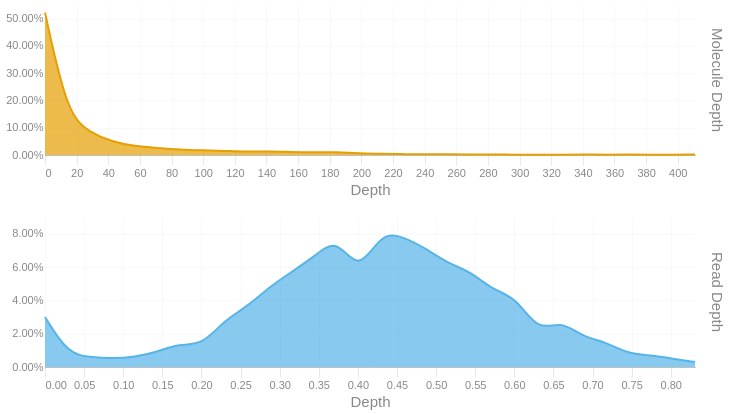

Notebook cell for this chart:
### Code cell
readdep = depth_hist(tb['Read Depth'], q99, 3)
readdep = readdep.with_columns(pl.lit('Read Depth').alias('Metric'))
if not SKIPLR:
    moldep = depth_hist(tb['Molecule Depth'], mol_q99, 1)
    moldep = moldep.with_columns(pl.lit('Molecule Depth').alias('Metric'))
    _hist = pl.concat([readdep, moldep])
    _hist = _hist.filter(pl.col('Proportion') != 0)
    with SafeRender(_hist):
        (
            alt.Chart(_hist)        
            .mark_area(interpolate = "basis")
            .encode(
                x=alt.X('Bin:Q').scale(domainMin=0).axis(alt.Axis(title='Depth')),
                y = alt.Y('Proportion:Q', title = None).axis(format = '.2%'),
                color = alt.Color('Metric:N').legend(None),
                row = alt.Row("Metric:N").header(title = None, labelOrient = 'right'),
                tooltip = [
                    alt.Tooltip("Metric:N", title = "Metric"),
                    alt.Tooltip('Interval:N', title = "Depth Interval"),
                    alt.Tooltip('Proportion:Q', title = "% Alignments").format('.2%')
                ]
            )
            .resolve_scale(x='independent', y='independent')
            .properties(
                height = 150, width = 650,
                usermeta={'embedOptions': {'downloadFileName': f'{samplename}.depth.hist'}}
            )
        ).display()
else:
    readdep = readdep.filter(pl.col('Proportion') != 0)
    with SafeRender(readdep):
        (
            alt.Chart(readdep)        
            .mark_area(interpolate = "basis")
            .encode(
                x=alt.X('Bin:Q').scale(domainMin=0).axis(alt.Axis(title='Depth')),
                y = alt.Y('Proportion:Q', title = None).axis(format = '.2%'),
                tooltip = [
                    alt.Tooltip('Interval:N', title = "Depth Interval"),
                    alt.Tooltip('Proportion:Q', title = "% Alignments").format('.2%')
                ]
            )
            .properties(
                usermeta={'embedOptions': {'downloadFileName': f'{samplename}.depth.hist'}}
            )
        ).display()

### Figure 1 — Vega-Lite specification as saved in the notebook (floating-point values rounded to 4 significant figures)
{"width": 650, "height": 150, "config": {"title": {"anchor": "start", "dy": -15, "fontSize": 18, "color": "#888888", "subtitleColor": "#888888", "subtitleFontSize": 14}, "arc": {"fill": "#0072B2"}, "axis": {"domainColor": "#888888", "domainWidth": 0.5, "gridWidth": 0.2, "grid": false, "titleFontWeight": 400, "titleFontSize": 15, "labelFontSize": 11, "labelColor": "#888888", "tickColor": "#888888", "tickWidth": 0.2, "titleColor": "#888888"}, "axisBand": {"grid": false}, "axisX": {"grid": true, "tickSize": 10, "domainCap": "round"}, "axisY": {"domain": false, "grid": true, "tickSize": 0, "domainCap": "round"}, "background": "transparent", "header": {"labelFontSize": 15, "labelColor": "#888888", "titleFontSize": 15, "titleFontWeight": 600, "titleColor": "#888888"}, "legend": {"labelFont": "sans-serif", "labelFontSize": 12, "labelColor": "#888888", "symbolSize": 100, "symbolType": "circle", "titleFontSize": 12, "titlePadding": 10, "titleColor": "#888888", "title": null}, "range": {"category": ["#E69F00", "#56B4E9", "#009E73", "#F0E442", "#0072B2", "#D55E00", "#CC79A7", "#000000"], "diverging": ["#cfe8f3", "#a2d4ec", "#73bfe2", "#46abdb", "#1696d2", "#12719e"]}, "area": {"fill": "#0072B2", "fillOpacity": 0.7, "line": true, "strokeOpacity": 0.7}, "line": {"color": "#0072B2", "stroke": "#0072B2", "strokeWidth": 2}, "trail": {"color": "#0072B2", "stroke": "#0072B2", "strokeWidth": 0, "size": 1}, "point": {"filled": true, "fillOpacity": 1.0, "size": 95}, "text": {"color": "#888888", "fontSize": 11, "align": "right", "fontWeight": 400, "size": 11}, "bar": {"fill": "#0072B2", "stroke": null}, "view": {"stroke": null, "continuousWidth": 660, "continuousHeight": 400}}, "data": {"name": "data-c1b2680932e7212368171d68925762b7"}, "mark": {"type": "area", "interpolate": "basis"}, "encoding": {"color": {"field": "Metric", "legend": null, "type": "nominal"}, "row": {"field": "Metric", "header": {"title": null, "labelOrient": "right"}, "type": "nominal"}, "tooltip": [{"field": "Metric", "title": "Metric", "type": "nominal"}, {"field": "Interval", "title": "Depth Interval", "type": "nominal"}, {"field": "Proportion", "format": ".2%", "title": "% Alignments", "type": "quantitative"}], "x": {"axis": {"title": "Depth"}, "field": "Bin", "scale": {"domainMin": 0}, "type": "quantitative"}, "y": {"axis": {"format": ".2%"}, "field": "Proportion", "title": null, "type": "quantitative"}}, "resolve": {"scale": {"x": "independent", "y": "independent"}}, "usermeta": {"embedOptions": {"downloadFileName": "S1_Musquodoboit_017.depth.hist"}}, "$schema": "https://vega.github.io/schema/vega-lite/v6.1.0.json", "datasets": {"data-c1b2680932e7212368171d68925762b7": [{"Bin": 0.0, "Interval": "0.0-0.029", "Proportion": 0.03, "Metric": "Read Depth"}, {"Bin": 0.029, "Interval": "0.029-0.057", "Proportion": 0.008, "Metric": "Read Depth"}, {"Bin": 0.057, "Interval": "0.057-0.086", "Proportion": 0.006, "Metric": "Read Depth"}, {"Bin": 0.086, "Interval": "0.086-0.115", "Proportion": 0.005, "Metric": "Read Depth"}, {"Bin": 0.115, "Interval": "0.115-0.143", "Proportion": 0.006, "Metric": "Read Depth"}, {"Bin": 0.143, "Interval": "0.143-0.172", "Proportion": 0.009, "Metric": "Read Depth"}, {"Bin": 0.172, "Interval": "0.172-0.201", "Proportion": 0.014, "Metric": "Read Depth"}, {"Bin": 0.201, "Interval": "0.201-0.229", "Proportion": 0.013, "Metric": "Read Depth"}, {"Bin": 0.229, "Interval": "0.229-0.258", "Proportion": 0.028, "Metric": "Read Depth"}, {"Bin": 0.258, "Interval": "0.258-0.287", "Proportion": 0.036, "Metric": "Read Depth"}, {"Bin": 0.287, "Interval": "0.287-0.315", "Proportion": 0.048, "Metric": "Read Depth"}, {"Bin": 0.315, "Interval": "0.315-0.344", "Proportion": 0.057, "Metric": "Read Depth"}, {"Bin": 0.344, "Interval": "0.344-0.373", "Proportion": 0.066, "Metric": "Read Depth"}, {"Bin": 0.373, "Interval": "0.373-0.401", "Proportion": 0.078, "Metric": "Read Depth"}, {"Bin": 0.401, "Interval": "0.401-0.43", "Proportion": 0.056, "Metric": "Read Depth"}, {"Bin": 0.43, "Interval": "0.43-0.459", "Proportion": 0.081, "Metric": "Read Depth"}, {"Bin": 0.459, "Interval": "0.459-0.487", "Proportion": 0.078, "Metric": "Read Depth"}, {"Bin": 0.487, "Interval": "0.487-0.516", "Proportion": 0.071, "Metric": "Read Depth"}, {"Bin": 0.516, "Interval": "0.516-0.545", "Proportion": 0.062, "Metric": "Read Depth"}, {"Bin": 0.545, "Interval": "0.545-0.573", "Proportion": 0.057, "Metric": "Read Depth"}, {"Bin": 0.573, "Interval": "0.573-0.602", "Proportion": 0.046, "Metric": "Read Depth"}, {"Bin": 0.602, "Interval": "0.602-0.631", "Proportion": 0.042, "Metric": "Read Depth"}, {"Bin": 0.631, "Interval": "0.631-0.659", "Proportion": 0.021, "Metric": "Read Depth"}, {"Bin": 0.659, "Interval": "0.659-0.688", "Proportion": 0.028, "Metric": "Read Depth"}, {"Bin": 0.688, "Interval": "0.688-0.717", "Proportion": 0.018, "Metric": "Read Depth"}, {"Bin": 0.717, "Interval": "0.717-0.745", "Proportion": 0.015, "Metric": "Read Depth"}, {"Bin": 0.745, "Interval": "0.745-0.774", "Proportion": 0.008, "Metric": "Read Depth"}, {"Bin": 0.774, "Interval": "0.774-0.803", "Proportion": 0.007, "Metric": "Read Depth"}, {"Bin": 0.803, "Interval": "0.803-0.831", "Proportion": 0.005, "Metric": "Read Depth"}, {"Bin": 0.831, "Interval": "0.831-0.86", "Proportion": 0.003, "Metric": "Read Depth"}, {"Bin": 0.0, "Interval": "0.0-14.2", "Proportion": 0.522, "Metric": "Molecule Depth"}, {"Bin": 14.2, "Interval": "14.2-28.3", "Proportion": 0.147, "Metric": "Molecule Depth"}, {"Bin": 28.3, "Interval": "28.3-42.5", "Proportion": 0.083, "Metric": "Molecule Depth"}, {"Bin": 42.5, "Interval": "42.5-56.7", "Proportion": 0.048, "Metric": "Molecule Depth"}, {"Bin": 56.7, "Interval": "56.7-70.8", "Proportion": 0.032, "Metric": "Molecule Depth"}, {"Bin": 70.8, "Interval": "70.8-85.0", "Proportion": 0.026, "Metric": "Molecule Depth"}, {"Bin": 85.0, "Interval": "85.0-99.2", "Proportion": 0.02, "Metric": "Molecule Depth"}, {"Bin": 99.2, "Interval": "99.2-113.4", "Proportion": 0.017, "Metric": "Molecule Depth"}, {"Bin": 113.4, "Interval": "113.4-127.5", "Proportion": 0.015, "Metric": "Molecule Depth"}, {"Bin": 127.5, "Interval": "127.5-141.7", "Proportion": 0.012, "Metric": "Molecule Depth"}, {"Bin": 141.7, "Interval": "141.7-155.9", "Proportion": 0.013, "Metric": "Molecule Depth"}, {"Bin": 155.9, "Interval": "155.9-170.0", "Proportion": 0.011, "Metric": "Molecule Depth"}, {"Bin": 170.0, "Interval": "170.0-184.2", "Proportion": 0.01, "Metric": "Molecule Depth"}, {"Bin": 184.2, "Interval": "184.2-198.4", "Proportion": 0.011, "Metric": "Molecule Depth"}, {"Bin": 198.4, "Interval": "198.4-212.5", "Proportion": 0.005, "Metric": "Molecule Depth"}, {"Bin": 212.5, "Interval": "212.5-226.7", "Proportion": 0.005, "Metric": "Molecule Depth"}, {"Bin": 226.7, "Interval": "226.7-240.9", "Proportion": 0.003, "Metric": "Molecule Depth"}, {"Bin": 240.9, "Interval": "240.9-255.0", "Proportion": 0.002, "Metric": "Molecule Depth"}, {"Bin": 255.0, "Interval": "255.0-269.2", "Proportion": 0.003, "Metric": "Molecule Depth"}, {"Bin": 269.2, "Interval": "269.2-283.4", "Proportion": 0.002, "Metric": "Molecule Depth"}, {"Bin": 283.4, "Interval": "283.4-297.5", "Proportion": 0.002, "Metric": "Molecule Depth"}, {"Bin": 297.5, "Interval": "297.5-311.7", "Proportion": 0.001, "Metric": "Molecule Depth"}, {"Bin": 311.7, "Interval": "311.7-325.9", "Proportion": 0.001, "Metric": "Molecule Depth"}, {"Bin": 325.9, "Interval": "325.9-340.1", "Proportion": 0.001, "Metric": "Molecule Depth"}, {"Bin": 340.1, "Interval": "340.1-354.2", "Proportion": 0.002, "Metric": "Molecule Depth"}, {"Bin": 354.2, "Interval": "354.2-368.4", "Proportion": 0.001, "Metric": "Molecule Depth"}, {"Bin": 368.4, "Interval": "368.4-382.6", "Proportion": 0.002, "Metric": "Molecule Depth"}, {"Bin": 382.6, "Interval": "382.6-396.7", "Proportion": 0.001, "Metric": "Molecule Depth"}, {"Bin": 396.7, "Interval": "396.7-410.9", "Proportion": 0.001, "Metric": "Molecule Depth"}, {"Bin": 410.9, "Interval": "410.9-425.07", "Proportion": 0.002, "Metric": "Molecule Depth"}]}}
